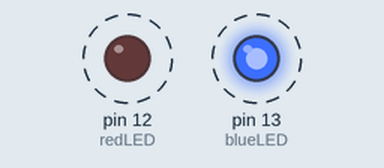
Simulated run of this sketch. Board: Arduino Uno, built with avr-gcc and run on an emulated ATmega328P. Shown: output pins drawn as LEDs (lit = HIGH). Dashed ring = blinking.

Above: at 0.05 s.
Timing chart, 0 to 3.0 s (numbered marks = the images above):
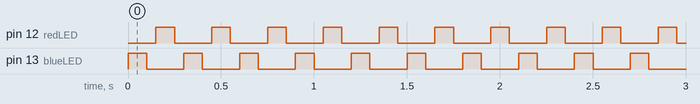

Measured:
- by itself, pin 12 (redLED), pin 13 (blueLED): alternates HIGH for 0.10 s and LOW for 0.20 s

The sketch:

lab1_level3.ino
```cpp
// C++ code
// Emre YILMAZ
// 29th May 2021
int blueLED = 13; // the bluLED set to 13
int redLED = 12;  // the redLED set to 12
int shortDelay = 50;
int longDelay = 100;
void setup()
{
  pinMode(blueLED, OUTPUT);
  pinMode(redLED, OUTPUT);
}

void loop()
{
  digitalWrite(blueLED, HIGH);
  delay(longDelay); // Waits for 0.1 sec
  digitalWrite(blueLED, LOW);
  delay(shortDelay); // Wait for 0.05 sec
  digitalWrite(redLED, HIGH);
  delay(longDelay); // Waits for 0.1 sec
  digitalWrite(redLED, LOW);
  delay(shortDelay);  // Waits for 0.05 sec
}
```
